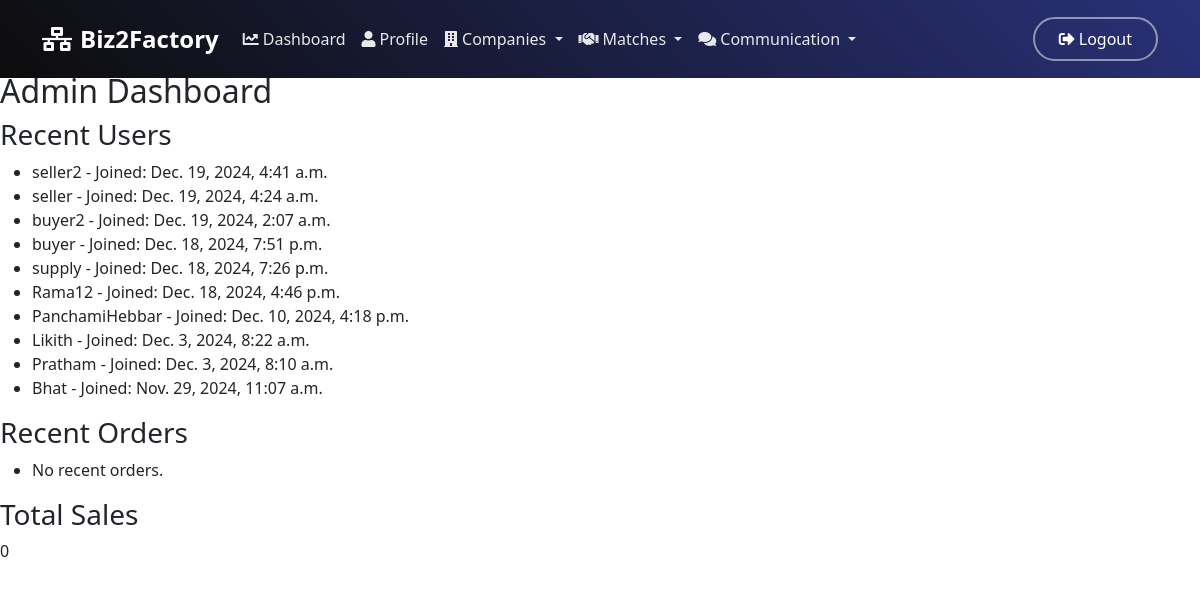
Before: /dashboard/ (signed in) with the older database file.
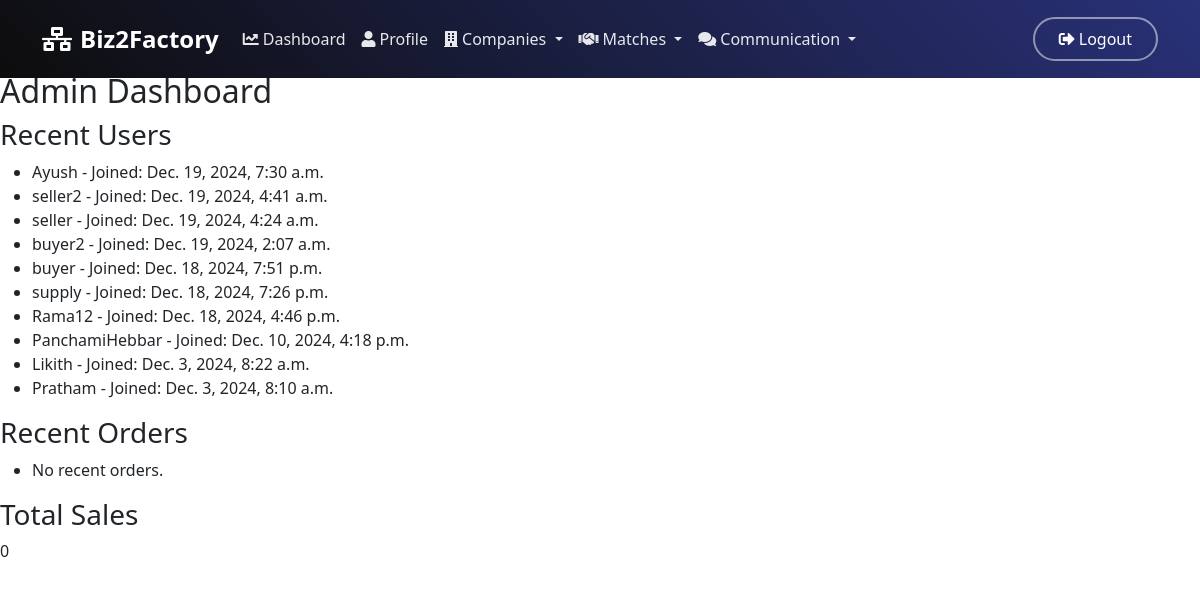
After: the same page with the newer database file.
### SME/models.py (models this page shows, shortened)
class User(AbstractUser):
    USER_ROLES = [
        ('seller', 'Seller'),
        ('buyer', 'Buyer'),
        ('admin', 'Admin'),
        ('supplier', 'Supplier'),
    ]
    role = models.CharField(
        max_length=10,
        choices=USER_ROLES,
        default='seller',
        verbose_name="User Role",
        help_text="Role of the user in the system."
    )
    phone = models.CharField(
        max_length=20,
        validators=[
            RegexValidator(
                r'^\+?1?\d{9,15}$',
                'Enter a valid phone number, including country code.'
            )
        ],
        blank=True,
        verbose_name="Phone Number"
    )
    profile_picture = models.ImageField(
        upload_to='profile_pictures/',
        blank=True,
        verbose_name="Profile Picture",
        help_text="Optional profile picture for the user."
    )

### SME/views.py (the view, shortened to what this page needs)
# urls.py: path('dashboard/', views.DashboardView.as_view(), name='dashboard'),
class DashboardView(LoginRequiredMixin, View):
    def get(self, request):
        if request.user.role == 'buyer':
            return self.buyer_dashboard(request)
        elif request.user.role == 'seller':
            return self.seller_dashboard(request)
        elif request.user.role == 'supplier':
            return self.supplier_dashboard(request)
        else:
            return self.admin_dashboard(request)
    def admin_dashboard(self, request):
        recent_users = User.objects.order_by('-date_joined')[:10]
        recent_orders = Order.objects.order_by('-created_at')[:10]
        total_sales = Order.objects.aggregate(
            total_sales=Sum(F('product__price_per_unit') * F('quantity_ordered'))
        )['total_sales'] or 0
        context = {
            'recent_users': recent_users,
            'recent_orders': recent_orders,
            'total_sales': total_sales,
        }
        return render(request, 'admin_dashboard.html', context)

### SME/templates/admin_dashboard.html
{% extends 'base.html' %}
{% block content %}
<h2>Admin Dashboard</h2>
<h3>Recent Users</h3>
<ul>
    {% for user in recent_users %}
    <li>{{ user.username }} - Joined: {{ user.date_joined }}</li>
    {% empty %}
    <li>No recent users.</li>
    {% endfor %}
</ul>
<h3>Recent Orders</h3>
<ul>
    {% for order in recent_orders %}
    <li><a href="{% url 'order_detail' order.id %}">Order {{ order.id }}</a> - Status: {{ order.get_order_status_display }}</li>
    {% empty %}
    <li>No recent orders.</li>
    {% endfor %}
</ul>
<h3>Total Sales</h3>
<p>{{ total_sales }}</p>
{% endblock %}

Changed rows visible on the page:
no longer on this page (row unchanged): User: username "Bhat", date_joined "Nov. 29, 2024, 11:07 a.m."
added User: username "Ayush", date_joined "Dec. 19, 2024, 7:30 a.m."
